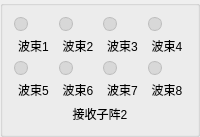
           <widget class="QGroupBox" name="grpArrayRx2">
            <property name="title">
             <string/>
            </property>
            <layout class="QVBoxLayout" name="layoutArrayRx2">
             <item>
              <layout class="QGridLayout" name="layoutArrayBeamsRx2">
               <item row="0" column="0">
                <layout class="QVBoxLayout" name="layoutRx2Beam1">
                 <item>
                  <widget class="QLabel" name="indicatorRx2Beam1">
                   <property name="minimumSize">
                    <size>
                     <width>14</width>
                     <height>14</height>
                    </size>
                   </property>
                   <property name="maximumSize">
                    <size>
                     <width>14</width>
                     <height>14</height>
                    </size>
                   </property>
                   <property name="styleSheet">
                    <string notr="true">background:#d8d8d8;border:1px solid #bdbdbd;border-radius:7px;</string>
                   </property>
                   <property name="text">
                    <string/>
                   </property>
                   <property name="alignment">
                    <set>Qt::AlignCenter</set>
                   </property>
                  </widget>
                 </item>
                 <item>
                  <widget class="QLabel" name="lblRx2Beam1">
                   <property name="text">
                    <string>波束1</string>
                   </property>
                   <property name="alignment">
                    <set>Qt::AlignCenter</set>
                   </property>
                  </widget>
                 </item>
                </layout>
               </item>
               <item row="0" column="1">
                <layout class="QVBoxLayout" name="layoutRx2Beam2">
                 <item>
                  <widget class="QLabel" name="indicatorRx2Beam2">
                   <property name="minimumSize">
                    <size>
                     <width>14</width>
                     <height>14</height>
                    </size>
                   </property>
                   <property name="maximumSize">
                    <size>
                     <width>14</width>
                     <height>14</height>
                    </size>
                   </property>
                   <property name="styleSheet">
                    <string notr="true">background:#d8d8d8;border:1px solid #bdbdbd;border-radius:7px;</string>
                   </property>
                   <property name="text">
                    <string/>
                   </property>
                   <property name="alignment">
                    <set>Qt::AlignCenter</set>
                   </property>
                  </widget>
                 </item>
                 <item>
                  <widget class="QLabel" name="lblRx2Beam2">
                   <property name="text">
                    <string>波束2</string>
                   </property>
                   <property name="alignment">
                    <set>Qt::AlignCenter</set>
                   </property>
                  </widget>
                 </item>
                </layout>
               </item>
               <item row="0" column="2">
                <layout class="QVBoxLayout" name="layoutRx2Beam3">
                 <item>
                  <widget class="QLabel" name="indicatorRx2Beam3">
                   <property name="minimumSize">
                    <size>
                     <width>14</width>
                     <height>14</height>
                    </size>
                   </property>
                   <property name="maximumSize">
                    <size>
                     <width>14</width>
                     <height>14</height>
                    </size>
                   </property>
                   <property name="styleSheet">
                    <string notr="true">background:#d8d8d8;border:1px solid #bdbdbd;border-radius:7px;</string>
                   </property>
                   <property name="text">
                    <string/>
                   </property>
                   <property name="alignment">
                    <set>Qt::AlignCenter</set>
                   </property>
                  </widget>
                 </item>
                 <item>
                  <widget class="QLabel" name="lblRx2Beam3">
                   <property name="text">
                    <string>波束3</string>
                   </property>
                   <property name="alignment">
                    <set>Qt::AlignCenter</set>
                   </property>
                  </widget>
                 </item>
                </layout>
               </item>
               <item row="0" column="3">
                <layout class="QVBoxLayout" name="layoutRx2Beam4">
                 <item>
                  <widget class="QLabel" name="indicatorRx2Beam4">
                   <property name="minimumSize">
                    <size>
                     <width>14</width>
                     <height>14</height>
                    </size>
                   </property>
                   <property name="maximumSize">
                    <size>
                     <width>14</width>
                     <height>14</height>
                    </size>
                   </property>
                   <property name="styleSheet">
                    <string notr="true">background:#d8d8d8;border:1px solid #bdbdbd;border-radius:7px;</string>
                   </property>
                   <property name="text">
                    <string/>
                   </property>
                   <property name="alignment">
                    <set>Qt::AlignCenter</set>
                   </property>
                  </widget>
                 </item>
                 <item>
                  <widget class="QLabel" name="lblRx2Beam4">
                   <property name="text">
                    <string>波束4</string>
                   </property>
                   <property name="alignment">
                    <set>Qt::AlignCenter</set>
                   </property>
                  </widget>
                 </item>
                </layout>
               </item>
               <item row="1" column="0">
                <layout class="QVBoxLayout" name="layoutRx2Beam5">
                 <item>
                  <widget class="QLabel" name="indicatorRx2Beam5">
                   <property name="minimumSize">
                    <size>
                     <width>14</width>
                     <height>14</height>
                    </size>
                   </property>
                   <property name="maximumSize">
                    <size>
                     <width>14</width>
                     <height>14</height>
                    </size>
                   </property>
                   <property name="styleSheet">
                    <string notr="true">background:#d8d8d8;border:1px solid #bdbdbd;border-radius:7px;</string>
                   </property>
                   <property name="text">
                    <string/>
                   </property>
                   <property name="alignment">
                    <set>Qt::AlignCenter</set>
                   </property>
                  </widget>
                 </item>
                 <item>
                  <widget class="QLabel" name="lblRx2Beam5">
                   <property name="text">
                    <string>波束5</string>
                   </property>
                   <property name="alignment">
                    <set>Qt::AlignCenter</set>
                   </property>
                  </widget>
                 </item>
                </layout>
               </item>
               <item row="1" column="1">
                <layout class="QVBoxLayout" name="layoutRx2Beam6">
                 <item>
                  <widget class="QLabel" name="indicatorRx2Beam6">
                   <property name="minimumSize">
                    <size>
                     <width>14</width>
                     <height>14</height>
                    </size>
                   </property>
                   <property name="maximumSize">
                    <size>
                     <width>14</width>
                     <height>14</height>
                    </size>
                   </property>
                   <property name="styleSheet">
                    <string notr="true">background:#d8d8d8;border:1px solid #bdbdbd;border-radius:7px;</string>
                   </property>
                   <property name="text">
                    <string/>
                   </property>
                   <property name="alignment">
                    <set>Qt::AlignCenter</set>
                   </property>
                  </widget>
                 </item>
                 <item>
                  <widget class="QLabel" name="lblRx2Beam6">
                   <property name="text">
                    <string>波束6</string>
                   </property>
                   <property name="alignment">
                    <set>Qt::AlignCenter</set>
                   </property>
                  </widget>
                 </item>
                </layout>
               </item>
               <item row="1" column="2">
                <layout class="QVBoxLayout" name="layoutRx2Beam7">
                 <item>
                  <widget class="QLabel" name="indicatorRx2Beam7">
                   <property name="minimumSize">
                    <size>
                     <width>14</width>
                     <height>14</height>
                    </size>
                   </property>
                   <property name="maximumSize">
                    <size>
                     <width>14</width>
                     <height>14</height>
                    </size>
                   </property>
                   <property name="styleSheet">
                    <string notr="true">background:#d8d8d8;border:1px solid #bdbdbd;border-radius:7px;</string>
                   </property>
                   <property name="text">
                    <string/>
                   </property>
                   <property name="alignment">
                    <set>Qt::AlignCenter</set>
                   </property>
                  </widget>
                 </item>
                 <item>
                  <widget class="QLabel" name="lblRx2Beam7">
                   <property name="text">
                    <string>波束7</string>
                   </property>
                   <property name="alignment">
                    <set>Qt::AlignCenter</set>
                   </property>
                  </widget>
                 </item>
                </layout>
               </item>
               <item row="1" column="3">
                <layout class="QVBoxLayout" name="layoutRx2Beam8">
                 <item>
                  <widget class="QLabel" name="indicatorRx2Beam8">
                   <property name="minimumSize">
                    <size>
                     <width>14</width>
                     <height>14</height>
                    </size>
                   </property>
                   <property name="maximumSize">
                    <size>
                     <width>14</width>
                     <height>14</height>
                    </size>
                   </property>
                   <property name="styleSheet">
                    <string notr="true">background:#d8d8d8;border:1px solid #bdbdbd;border-radius:7px;</string>
                   </property>
                   <property name="text">
                    <string/>
                   </property>
                   <property name="alignment">
                    <set>Qt::AlignCenter</set>
                   </property>
                  </widget>
                 </item>
                 <item>
                  <widget class="QLabel" name="lblRx2Beam8">
                   <property name="text">
                    <string>波束8</string>
                   </property>
                   <property name="alignment">
                    <set>Qt::AlignCenter</set>
                   </property>
                  </widget>
                 </item>
                </layout>
               </item>
              </layout>
             </item>
             <item>
              <widget class="QLabel" name="lblArrayNameRx2">
               <property name="text">
                <string>接收子阵2</string>
               </property>
               <property name="alignment">
                <set>Qt::AlignCenter</set>
               </property>
              </widget>
             </item>
            </layout>
           </widget>
